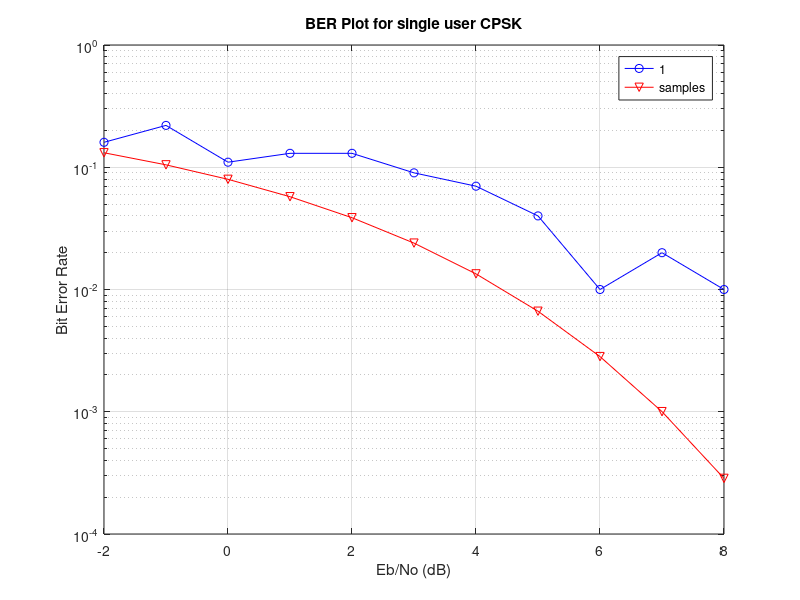

Source code (MATLAB):
%-----------------------------------------------------------------------%
%   NAME:   CPSK                                                 	%
%   TITLE:  Simulation for the CPSK modulation scheme                   %
%   AUTHOR:  Ramin Vali                                % 
%                                                                       %
%   DESCRIPTION: This Simulator simulates a CPSK system that uses a 
%   Sliding correlator rather than an integrating and dump circuit, The
%   gola is to add multiple samples per chip and find the correct way of
%   spreading the noise for the CPSK signal based on the BER verificiation
%   for multiple users.
%
%2/12/07
% We need more efficiency in this new version of the code so we do the
% following: 1.We replace the xcorr by a multiplier and accumulator at the
% right moment( same thig just might be faster.
%2. we just generate on CPSK message and modulation set, we keep that and
%keep adding noise rather than doing the whole thing over again for
%everything.
%                                                                       %
%-----------------------------------------------------------------------%

clear;
clc;
tic;



% --------------------- ONLY CHANGE THESE -----------------------------
% Produce a new BIT every tb seconds
fb = 100;          
N = fb;
% Produce SF chaotic samples per bit
SF = 100;             % Spreading factor

% Errors to be detected
err_detect = 1;

Rs = 1;


users = 1;
% --------------------------------------------------------------------

% Initialize variables C style.
CPSK =  zeros (SF, fb);
CPSK_interp = zeros (SF*Rs, fb);
CPSK_trans =  zeros (SF, fb);
CPSK_trans_interp = zeros (SF*Rs, fb);
accumulator = zeros (1, fb);
input_vector = zeros (1, fb) ;
output_vector = zeros (1, fb);
noise_interp = zeros (SF*Rs, fb);
noise =  zeros(SF, fb);


% Total number of sample points;
total_points = SF*fb;

% Rate of sampling
fs = SF*fb;          

SNR_dB = -2:1:8;                         % signal to noise ratio in decibels
SNR_lin = 10.^(0.1*SNR_dB);                 % signal to noise ratio in linear units

%Initialise variables
total_bit_errors = zeros(1,length(SNR_dB));
loop_counter = zeros(1,length(SNR_dB));


%------------------ Produce Chaotic sequences and message for the only time ---------------------------
% Number of bits to be transmitted across
% Number of chaotic 'chips' per bit down 

for ii = 1:N,
    % Ensure the bit only changes every BIT period
    newBit = rand;
        
    if newBit < 0.5,
        input_vector(:,ii) = -1;
    else
        input_vector(:,ii) = 1;
    end;
        
    for kk = 1:SF,

        if (kk == 1),
            CPSK(kk,ii) = rand;
        elseif (kk <= SF),               
            CPSK(kk,ii) = 1 - 2*CPSK((kk-1) ,ii).^2;
        end;
            
        if newBit < 0.5,
            CPSK_trans(kk,ii) = CPSK(kk,ii) .* -1;
        else
            CPSK_trans(kk,ii) = CPSK(kk,ii);
        end;
                    
    end;      
    %%%Here we interpolate the transmitted signal
    
    CPSK_interp(:,ii) = interp(CPSK(:,ii),Rs);
    
    CPSK_trans_interp(:,ii) = interp(CPSK_trans(:,ii),Rs);
    
    
end;



h = waitbar(0,'simulation running - please wait...');

for hh = 1:length(SNR_dB),
waitbar(hh/length(SNR_dB))    
SNR_dB(hh)
while (total_bit_errors(hh) < err_detect),

%------------------------- IUI calculations ----------------------------
if users >1
    for uu = 1:users,
        for ii = 1:N,
            for kk = 1:SF,
                if (kk == 1),
                    CPSK(kk,ii) = rand;
                elseif (kk <= SF),               
                    CPSK_IUI(kk,ii) = 1 - 2*CPSK((kk-1) ,ii).^2;
                end;
            end;      
        end;
        CPSK_trans = CPSK_trans + CPSK_IUI;
    end;
else
    CPSK_trans = CPSK_trans;
end;
%------------------------- Noise calculations ----------------------------
% Calculate the energy per bit:
% Total energy / number of bits
% E_per_bit = sum(sum(CPSK.^2)) / (fb*fs);
% E_per_bit_store(hh) = E_per_bit;
P_avg = 0.5;  %for chaotic signals
E_per_bit = P_avg * (1/fb);

% Cross check - same formula only more complicated
%E_per_bit2 = sum(sum(CPSK.^2)) / (total_points * fb)
% Confirmed AA 26-03-06 14:06

% Find the 1-sided noise power spectral density
noise_PSD = E_per_bit / SNR_lin(hh);

% Noise BW is half the sampling rate
stand_dev = noise_PSD * fs / 2;



% randn = gaussian normal
noise = sqrt(stand_dev) * randn(SF,fb);


 for ii = 1:N,
 noise_interp(:,ii) = interp(noise(:,ii),Rs);
 end;


% Add in the noise - matrix 
%CPSK_received = CPSK_trans.*fading + noise;  %nofading here!
%CPSK_received = CPSK_trans + noise; 
CPSK_received_interp = CPSK_trans_interp + noise_interp; 
%clear noise_interp;
%-------------------------- END OF TRANSMITTER --------------------------
clc;
%-------------------------- START OF RECEIVER ---------------------------

for ii = 1:N,
    
    correlator = xcorr(CPSK_received_interp(:,ii),CPSK_interp(:,ii));  
    if correlator(SF*Rs) > 0,
        output_vector(:,ii) = 1; 
    else
        output_vector(:,ii) = -1;
    end;

    
     
        if output_vector(:,ii) ~= input_vector(:,ii),
            total_bit_errors(hh) = total_bit_errors(hh) + 1;
           
        else
            total_bit_errors(hh) = total_bit_errors(hh);
        end;
        
    end;        
 total_bit_errors(hh)
% loop counter to keep track of how many times we have to run to get N
% errors
loop_counter(hh) = loop_counter(hh) + 1;




end; % end the while

SNR_dB(hh)
end;
close(h) ;

%---------------------------- PLOTTING RESULTS ---------------------------

% BER is bits in error / total bits sent
BER = total_bit_errors ./ (fb*loop_counter);   

semilogy(SNR_dB, BER, 'bo-');
title('BER Plot for single user CPSK');
ylabel('Bit Error Rate');
xlabel('Eb/No (dB)');
hold on;
grid on;

for zz = 1:1:length(SNR_dB),
    
    psi = 0.5;      % variable used in BER eqn. its 0.5 all the time
    
    BER_eq(zz) = 0.5*erfc(( (psi/(SF/2) + ((users - 1)/(SF/2)) + ( SNR_lin(zz)).^-1)).^-.5);               %BER theory from CPSK 
    
end


semilogy(SNR_dB, BER_eq, 'rv-'); 
grid on;

legend(num2str(Rs),'samples ','Theoretical CPSK - AWGN channel');



toc;

